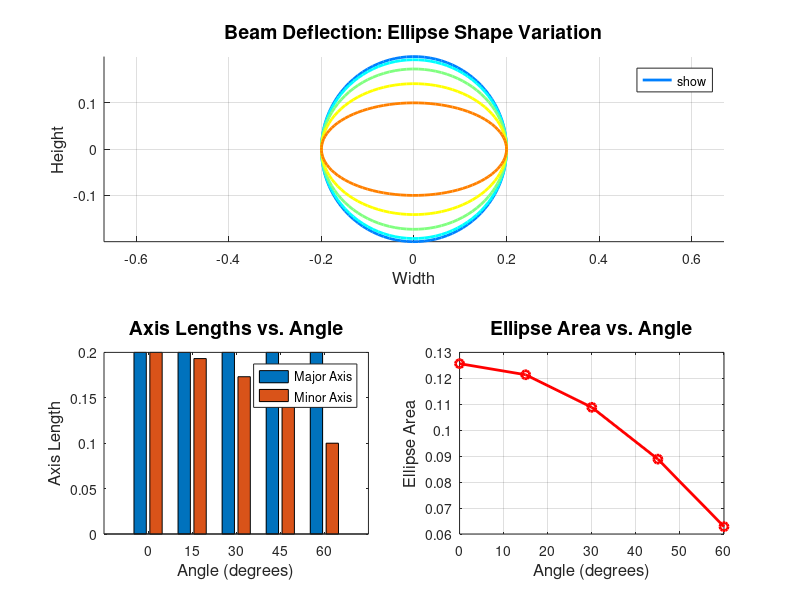

The MATLAB script that drew this image: (Note: this script raises an error after producing the figure.)
function beam_deflection_visualization()
    % Beam Deflection Geometric Visualization
    
    % Fixed parameters
    h = 0.2;  % Total height of the beam
    
    % Angles to visualize
    angles = [0, 15, 30, 45, 60];
    
    % Create a figure
    figure('Position', [100, 100, 1200, 800]);
    
    % Subplot for ellipse visualization
    subplot(2,2,[1,2]);
    hold on;
    
    % Color map for different angles
    colors = jet(length(angles));
    
    % Plot ellipses for different angles
    for i = 1:length(angles)
        theta = angles(i);
        
        % Calculate semi-major and semi-minor axes
        a = h;  % Major axis always full height
        b = h * cosd(theta);  % Minor axis reduces with angle
        
        % Create points for ellipse
        t = linspace(0, 2*pi, 100);
        x = a * cos(t);
        y = b * sin(t);
        
        % Plot the ellipse
        plot(x, y, 'Color', colors(i,:), 'LineWidth', 2, ...
             'DisplayName', sprintf('θ = %d°', theta));
    end
    
    title('Beam Deflection: Ellipse Shape Variation', 'FontSize', 14);
    xlabel('Width', 'FontSize', 12);
    ylabel('Height', 'FontSize', 12);
    axis equal;
    grid on;
    legend('show', 'Location', 'best');
    
    % Subplot for axis length comparison
    subplot(2,2,3);
    major_lengths = ones(size(angles)) * h;
    minor_lengths = h * cosd(angles);
    
    bar([major_lengths; minor_lengths]');
    title('Axis Lengths vs. Angle', 'FontSize', 14);
    xlabel('Angle (degrees)', 'FontSize', 12);
    ylabel('Axis Length', 'FontSize', 12);
    legend('Major Axis', 'Minor Axis', 'Location', 'best');
    set(gca, 'XTickLabel', arrayfun(@num2str, angles, 'UniformOutput', false));
    
    % Subplot for area calculation
    subplot(2,2,4);
    areas = pi * h * (h * cosd(angles));
    
    plot(angles, areas, 'ro-', 'LineWidth', 2);
    title('Ellipse Area vs. Angle', 'FontSize', 14);
    xlabel('Angle (degrees)', 'FontSize', 12);
    ylabel('Ellipse Area', 'FontSize', 12);
    grid on;
    
    % Suptitle
    sgtitle('Geometric Interpretation of Beam Deflection', 'FontSize', 16);
    
    % Print out some numerical values for reference
    fprintf('Numerical Analysis of Beam Deflection Geometry:\n');
    fprintf('Fixed Height (h): %.4f m\n', h);
    fprintf('\nAngle | Major Axis | Minor Axis | Area\n');
    fprintf('----------------------------------\n');
    for i = 1:length(angles)
        theta = angles(i);
        major = h;
        minor = h * cosd(theta);
        area = pi * major * minor;
        fprintf('%5d° | %10.4f | %10.4f | %8.4f\n', theta, major, minor, area);
    end
end